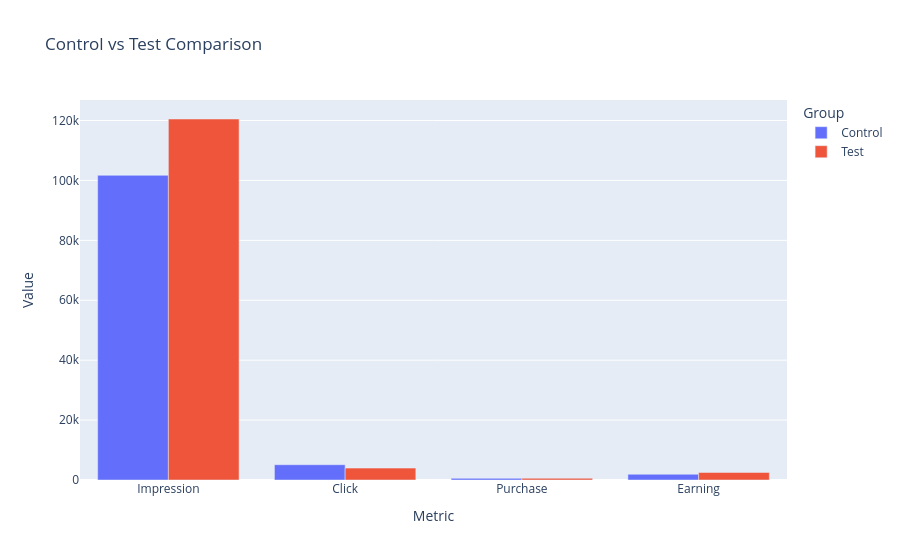

Write notebook code for a chart like this one.
### Markdown cell above
Metric Comparision

### Code cell
import plotly.express as px

summary_melt = summary.melt(id_vars="Group", var_name="Metric", value_name="Value")

fig_bar = px.bar(summary_melt,
                 x="Metric",
                 y="Value",
                 color="Group",
                 barmode="group",
                 title="Control vs Test Comparison")

fig_bar.show()

### Figure 1 — Plotly figure (JSON) as saved in the notebook; plotly's stock layout.template omitted (floating-point values rounded to 4 significant figures)
{"data": [{"alignmentgroup": "True", "hovertemplate": "Group=Control<br>Metric=%{x}<br>Value=%{y}<extra></extra>", "legendgroup": "Control", "marker": {"color": "#636efa", "pattern": {"shape": ""}}, "name": "Control", "offsetgroup": "Control", "orientation": "v", "showlegend": true, "textposition": "auto", "type": "bar", "x": ["Impression", "Click", "Purchase", "Earning"], "xaxis": "x", "y": [101700.0, 5101.0, 550.9, 1909.0], "yaxis": "y"}, {"alignmentgroup": "True", "hovertemplate": "Group=Test<br>Metric=%{x}<br>Value=%{y}<extra></extra>", "legendgroup": "Test", "marker": {"color": "#EF553B", "pattern": {"shape": ""}}, "name": "Test", "offsetgroup": "Test", "orientation": "v", "showlegend": true, "textposition": "auto", "type": "bar", "x": ["Impression", "Click", "Purchase", "Earning"], "xaxis": "x", "y": [120500.0, 3968.0, 582.0, 2515.0], "yaxis": "y"}], "layout": {"barmode": "group", "legend": {"title": {"text": "Group"}, "tracegroupgap": 0}, "title": {"text": "Control vs Test Comparison"}, "xaxis": {"anchor": "y", "domain": [0, 1], "title": {"text": "Metric"}}, "yaxis": {"anchor": "x", "domain": [0, 1], "title": {"text": "Value"}}}}
